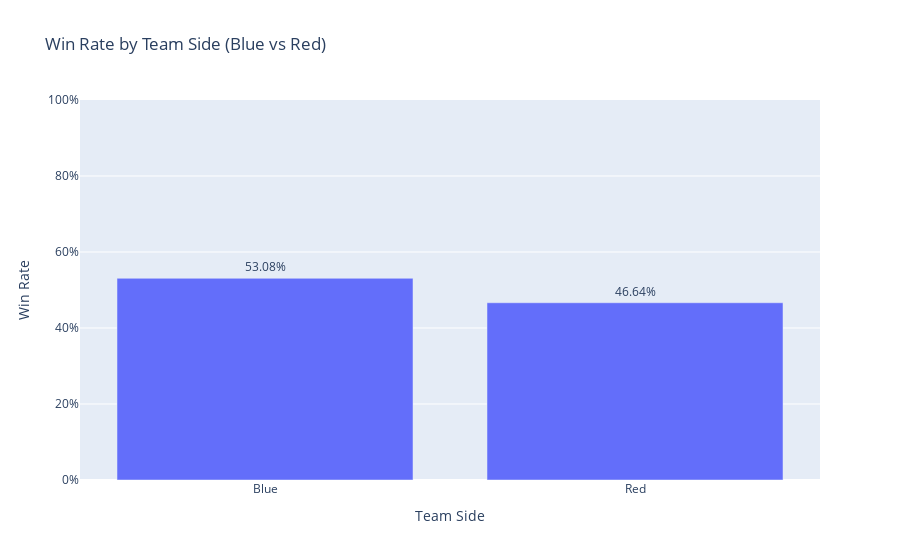

This figure's notebook cell:
### Markdown cell above
A fair model should not favor one group unfairly — in this case, **team side** (Blue vs Red).

Here, I:
- Group results by `side` to compare win rates.
- Find that blue teams win ~53% of matches, while red teams win ~47%.
- Consider whether including `side` as a feature introduces bias.

While the difference is small, it could bias model outcomes if not addressed. In production, we might exclude `side` or adjust for this imbalance to promote fairness.

### Code cell
# TODO
# Compute win rate by side
group_accs = df.groupby('side')['result'].mean().reset_index()

# Plot win rates
fig = px.bar(
    group_accs,
    x='side',
    y='result',
    text='result',
    title='Win Rate by Team Side (Blue vs Red)',
    labels={'result': 'Win Rate', 'side': 'Team Side'}
)
fig.update_traces(texttemplate='%{text:.2%}', textposition='outside')
fig.update_layout(yaxis_tickformat='.0%', yaxis_range=[0, 1])
fig.show()

# Also print the values for context
print("📊 Win Rate by Side:")
print(group_accs)

### Figure 1 — Plotly figure (JSON) as saved in the notebook; plotly's stock layout.template omitted (floating-point values rounded to 4 significant figures)
{"data": [{"alignmentgroup": "True", "hovertemplate": "Team Side=%{x}<br>Win Rate=%{text}<extra></extra>", "legendgroup": "", "marker": {"color": "#636efa", "pattern": {"shape": ""}}, "name": "", "offsetgroup": "", "orientation": "v", "showlegend": false, "text": [0.5308, 0.4664], "textposition": "outside", "texttemplate": "%{text:.2%}", "type": "bar", "x": ["Blue", "Red"], "xaxis": "x", "y": [0.5308, 0.4664], "yaxis": "y"}], "layout": {"barmode": "relative", "legend": {"tracegroupgap": 0}, "title": {"text": "Win Rate by Team Side (Blue vs Red)"}, "xaxis": {"anchor": "y", "domain": [0, 1], "title": {"text": "Team Side"}}, "yaxis": {"anchor": "x", "domain": [0, 1], "range": [0, 1], "tickformat": ".0%", "title": {"text": "Win Rate"}}}}
